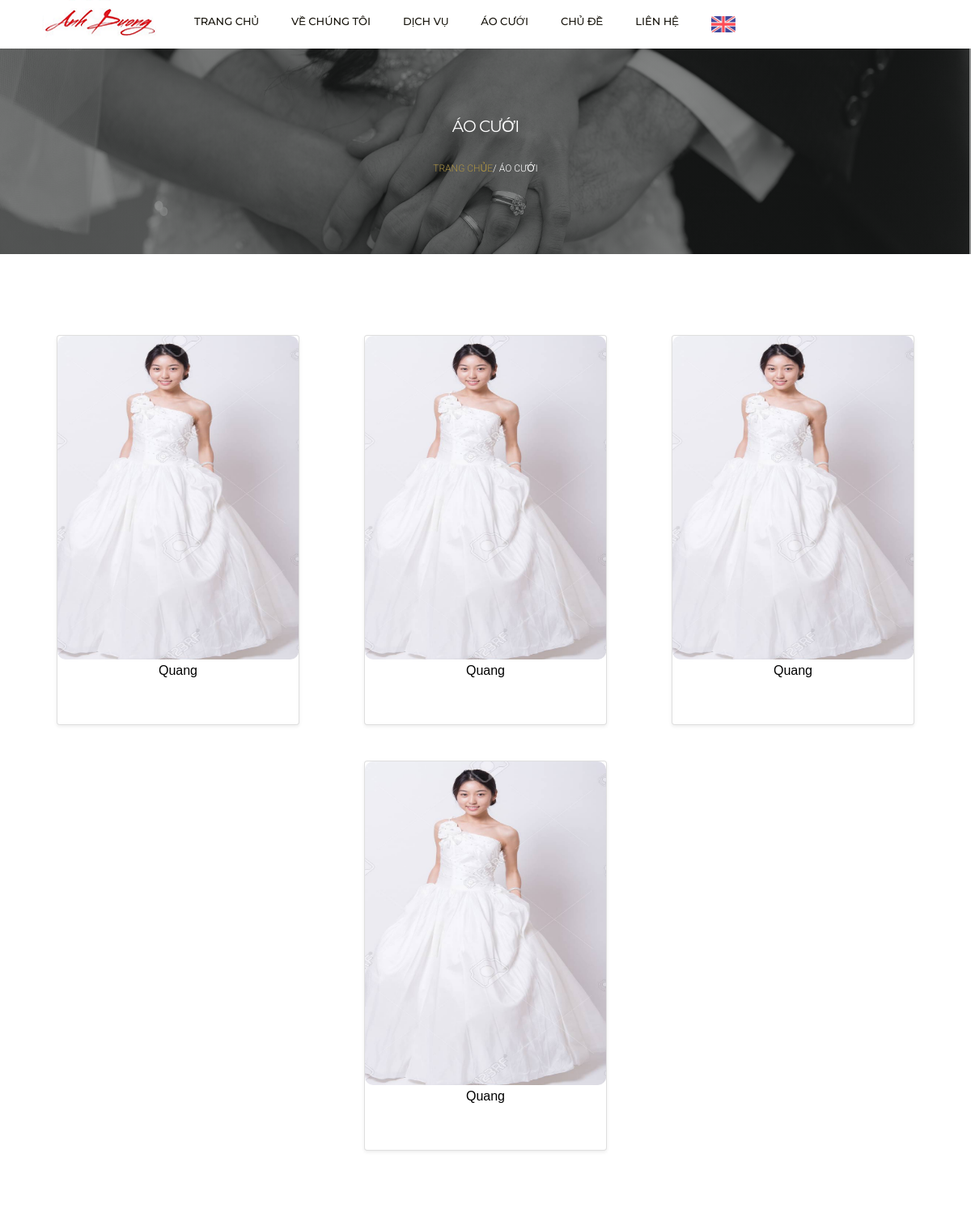
/products/ (upper part), run on an earlier commit of the app's database.
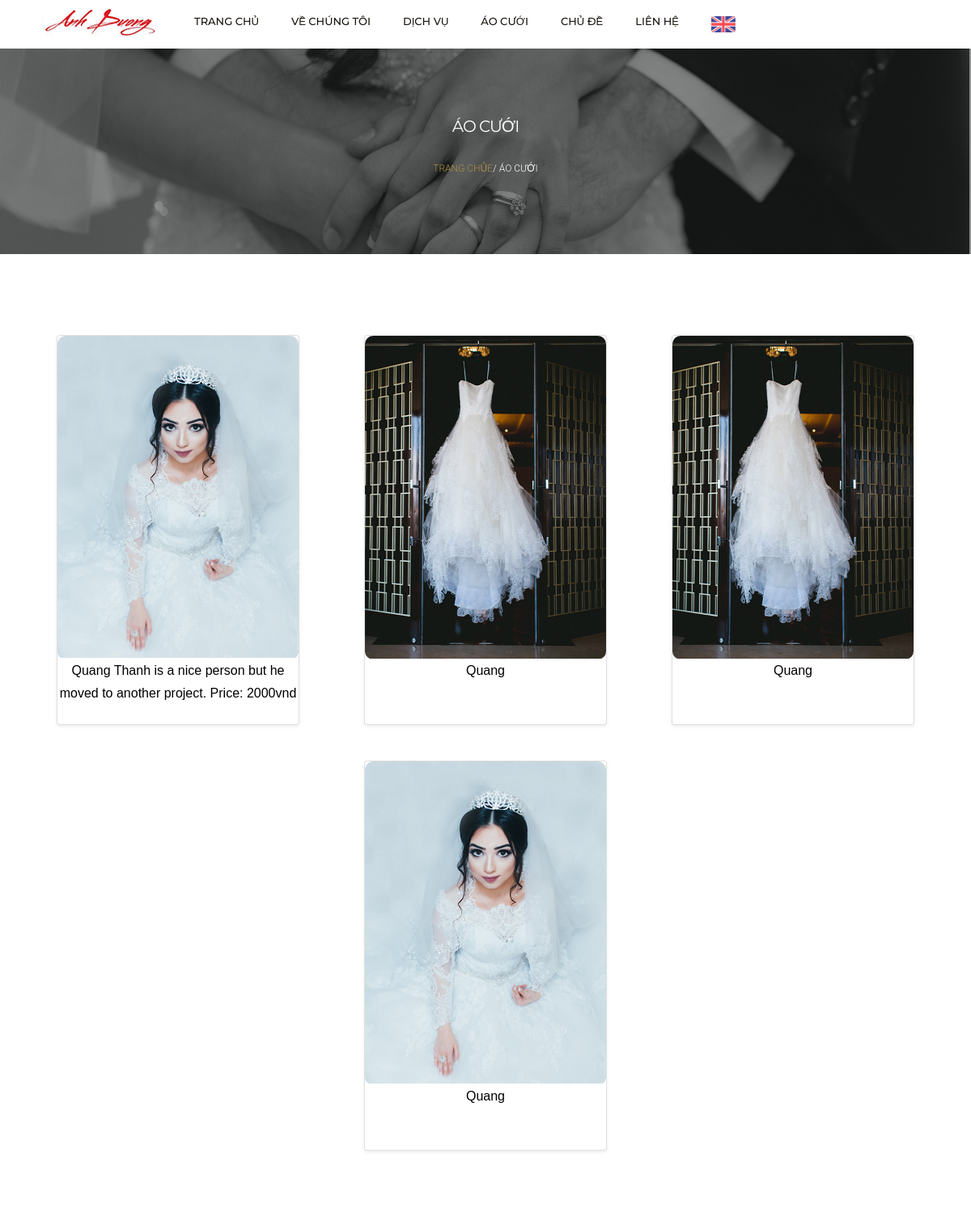
And on a later commit of the database.
### products/models.py (models this page shows)
class Product(models.Model):
    image = models.ImageField(upload_to='images/')
    summary = models.TextField(max_length=120)

### ADMelody/views.py (the view)
# urls.py: path('products/', views.productsvn, name='productsvn'),
def productsvn(request):
    products = Product.objects.all()
    paginator = Paginator(products, 6)
    page = request.GET.get('page', 1)
    try:
        items = paginator.page(page)
    except PageNotAnInteger:
        items = paginator.page(1)
    except EmptyPage:
        items = paginator.page(paginator.num_pages)
    index = items.number - 1
    max_index = len(paginator.page_range)
    start_index = index - 5 if index >= 5 else 0
    end_index = index + 5 if index <= max_index - 5 else max_index
    page_range = paginator.page_range[start_index:end_index]
    return render(request, 'products-vn.html', {'products': products, 'items': items, 'page_range': page_range, })

### templates/products-vn.html (shortened to what this page needs)
<!DOCTYPE html>
<html lang="en">
<head>
    <link rel="stylesheet" href="https://cdnjs.cloudflare.com/ajax/libs/font-awesome/4.7.0/css/font-awesome.min.css">
    <link rel="stylesheet" href="https://stackpath.bootstrapcdn.com/bootstrap/4.3.1/css/bootstrap.min.css">
    {% load staticfiles %}
    <link rel="stylesheet" href="{% static 'css/style.css' %}" type="text/css">
</head>
<body>
    <div class="container">
        <div class="row">
            <div class="col col-lg-2">
                <a href="{% url 'homevn' %}"><img src="{% static 'images/logo.png' %}"></a>
            </div>
            <div class="col-lg-10">
                <div class="navigation">
                    <div class="row">
                        <div id="navigation">
                            <ul>
                                <li class="active"><a href="{% url 'homevn' %}" title="Home">Trang chủ</a></li>
                                <li class="active"><a href="{% url 'aboutusvn' %}" title="About Us">Về chúng tôi</a>
                                </li>
                                <li class="active"><a href="{% url 'servicesvn' %}" title="Our Services">Dịch vụ</a>
                                </li>
                                <li class="active"><a href="{% url 'productsvn' %}" title="Our Dresses">Áo cưới</a></li>
                                <li class="active"><a href="{% url 'blogvn' %}" title="Blog">Chủ đề</a></li>
                                <li class="active"><a href="{% url 'contactvn' %}" title="Contact Us">Liên hệ</a></li>
                                <li class="active"><a href="{% url 'home' %}"><img
                                            src="{% static 'images/ukflag.png' %}" height="20px" width="30px"></a></li>
                            </ul>
                        </div>
                    </div>
                </div>
            </div>
        </div>
    </div>
    <div class="page-header4">
        <div class="container">
            <div class="row">
                <div class="col-lg-12 col-md-12 col-sm-12 col-xs-12">
                    <div class="page-caption">
                        <h2 class="page-title">Áo cưới</h2>
                        <div class="page-breadcrumb">
                            <ol class="breadcrumb">
                                <li><a href="{% url 'homevn' %}">Trang chủe</a></li>
                                <li class="active">/ Áo cưới</li>
                            </ol>
                        </div>
                    </div>
                </div>
            </div>
        </div>
    </div>
    <div class="content">
        <div class="container">
            <div class="row someClass justify-content-md-center ">
                {% for item in items %}
                <div class="col-md-4 someClass">
                    <div class="card mb-4 shadow-sm">
                        <div class="post-img img-fluid">
                            <img src="{{ item.image.url }}" alt="Denim Jeans"
                                style="min-height: 400px; max-height: 400px;" class="img-responsive">
                        </div>
                        <div style="height: 80px; overflow: hidden;">
                            <p>
                                {{ item.summary }}
                            </p>
                        </div>
                    </div>
                </div>
                {% endfor %}
            </div>
        </div>
    </div>
</body>
</html>

What changed in the data, as far as the page shows it:
removed Product: image (picture), summary "Quang"
added Product: image (picture), summary "Quang Thanh is a nice person but he moved to another project. Price: 2000vnd"
changed Product (number 2 of 4 on the later page): image: a different picture
changed Product (number 3 of 4 on the later page): image: a different picture
changed Product (number 4 of 4 on the later page): image: a different picture
